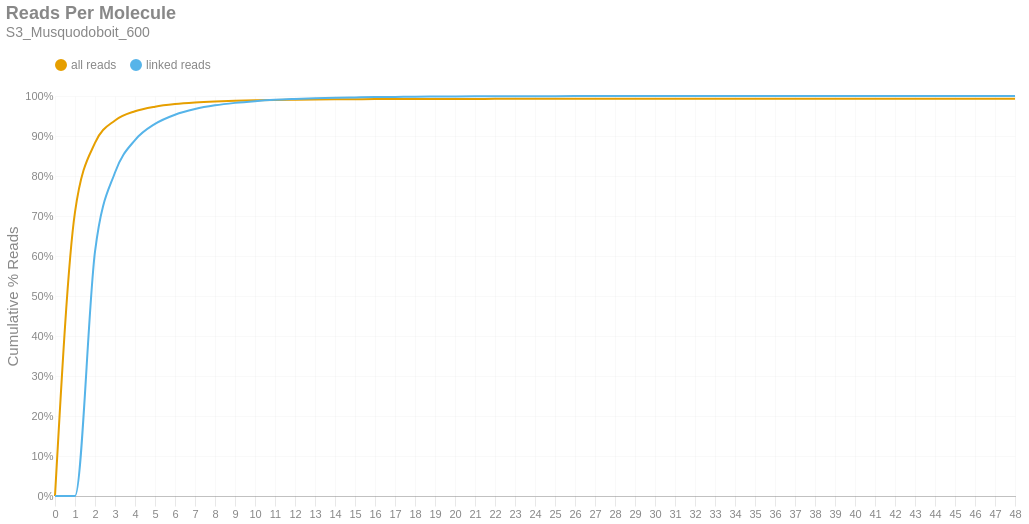

Notebook source saved alongside this figure:
### Markdown cell above
### Reads per Molecule
This chart shows the cumulative distribution of the number of reads per linked molecule. That is, how many alignments are associated with a unique molecule. This excludes the number of reads associated with invalid or absent linked-read barcodes. The `linked` histogram is the percentages recalculated when disregarding singletons.

### Code cell
if SKIPLR:
    print_html(f"Skipped")
else:
    counts = np.bincount(valids['reads'].cast(pl.Int64).to_numpy())
    weighted = counts * np.arange(len(counts))
    all_perc = weighted / n_reads
    linked_perc = weighted / n_linked_reads
    linked_perc[1] = 0
    binned_df = pl.DataFrame({
        'readsper': list(range(len(counts))),
        'all reads (cumsum)': np.cumsum(all_perc).tolist(),
        'linked reads (cumsum)': np.cumsum(linked_perc).tolist(),
    })

    with SafeRender(binned_df):
        (
            density_plot(binned_df, 'Reads Per Molecule', samplename, 'readspmol')
            .encode(
                x=alt.X('readsper:O', title=None).axis(labelAngle=0).scale(padding=0),
                y=alt.Y('value:Q', title='Cumulative % Reads').axis(format='%').stack(False),
                color=alt.Color("key:N").scale(domain=["all reads", "linked reads"]),
                tooltip=[
                    alt.Tooltip("key:N", title="Data Type"),
                    alt.Tooltip("readsper:O", title="Reads Per Molecule"),
                    alt.Tooltip("value:Q", format=".2%", title="% Reads (Cum.)")
                ]            
            )
        ).display()

### Figure 1 — Vega-Lite specification as saved in the notebook (floating-point values rounded to 4 significant figures)
{"width": "container", "height": 400, "config": {"title": {"anchor": "start", "dy": -15, "fontSize": 18, "color": "#888888", "subtitleColor": "#888888", "subtitleFontSize": 14}, "arc": {"fill": "#0072B2"}, "axis": {"domainColor": "#888888", "domainWidth": 0.5, "gridWidth": 0.2, "grid": false, "titleFontWeight": 400, "titleFontSize": 15, "labelFontSize": 11, "labelColor": "#888888", "tickColor": "#888888", "tickWidth": 0.2, "titleColor": "#888888"}, "axisBand": {"grid": false}, "axisX": {"grid": true, "tickSize": 10, "domainCap": "round"}, "axisY": {"domain": false, "grid": true, "tickSize": 0, "domainCap": "round"}, "background": "transparent", "header": {"labelFontSize": 15, "labelColor": "#888888", "titleFontSize": 15, "titleFontWeight": 600, "titleColor": "#888888"}, "legend": {"labelFont": "sans-serif", "labelFontSize": 12, "labelColor": "#888888", "symbolSize": 100, "symbolType": "circle", "titleFontSize": 12, "titlePadding": 10, "titleColor": "#888888", "title": null, "orient": "top"}, "range": {"category": ["#E69F00", "#56B4E9", "#009E73", "#F0E442", "#0072B2", "#D55E00", "#CC79A7", "#000000"], "diverging": ["#cfe8f3", "#a2d4ec", "#73bfe2", "#46abdb", "#1696d2", "#12719e"]}, "area": {"fill": "#0072B2", "fillOpacity": 0.7, "line": true, "strokeOpacity": 0.7}, "line": {"color": "#0072B2", "stroke": "#0072B2", "strokeWidth": 2}, "trail": {"color": "#0072B2", "stroke": "#0072B2", "strokeWidth": 0, "size": 1}, "point": {"filled": true, "fillOpacity": 1.0, "size": 95}, "text": {"color": "#888888", "fontSize": 11, "align": "right", "fontWeight": 400, "size": 11}, "bar": {"fill": "#0072B2", "stroke": null}, "view": {"stroke": null, "continuousWidth": 660, "continuousHeight": 400}}, "data": {"name": "data-3bc4b40fab6b9d7f0fe5c86d7dacce82"}, "mark": {"type": "line", "interpolate": "monotone", "point": {"opacity": 0, "size": 275}}, "encoding": {"color": {"field": "key", "scale": {"domain": ["all reads", "linked reads"]}, "type": "nominal"}, "tooltip": [{"field": "key", "title": "Data Type", "type": "nominal"}, {"field": "readsper", "title": "Reads Per Molecule", "type": "ordinal"}, {"field": "value", "format": ".2%", "title": "% Reads (Cum.)", "type": "quantitative"}], "x": {"axis": {"labelAngle": 0}, "field": "readsper", "scale": {"padding": 0}, "title": null, "type": "ordinal"}, "y": {"axis": {"format": "%"}, "field": "value", "stack": false, "title": "Cumulative % Reads", "type": "quantitative"}}, "params": [{"name": "param_c36ac31b6afebe62", "select": {"type": "point", "fields": ["key"]}, "bind": "legend"}], "title": {"text": "Reads Per Molecule", "subtitle": "S3_Musquodoboit_600"}, "transform": [{"fold": ["all reads (cumsum)", "linked reads (cumsum)"]}, {"calculate": "replace(datum.key, ' (cumsum)', '')", "as": "key"}, {"filter": {"param": "param_c36ac31b6afebe62"}}], "usermeta": {"embedOptions": {"downloadFileName": "S3_Musquodoboit_600.readspmol"}}, "$schema": "https://vega.github.io/schema/vega-lite/v6.1.0.json", "datasets": {"data-3bc4b40fab6b9d7f0fe5c86d7dacce82": [{"readsper": 0, "all reads (cumsum)": 0.0, "linked reads (cumsum)": 0.0}, {"readsper": 1, "all reads (cumsum)": 0.7096, "linked reads (cumsum)": 0.0}, {"readsper": 2, "all reads (cumsum)": 0.8827, "linked reads (cumsum)": 0.6107}, {"readsper": 3, "all reads (cumsum)": 0.9388, "linked reads (cumsum)": 0.8087}, {"readsper": 4, "all reads (cumsum)": 0.9618, "linked reads (cumsum)": 0.8898}, {"readsper": 5, "all reads (cumsum)": 0.9733, "linked reads (cumsum)": 0.9302}, {"readsper": 6, "all reads (cumsum)": 0.9798, "linked reads (cumsum)": 0.9533}, {"readsper": 7, "all reads (cumsum)": 0.9838, "linked reads (cumsum)": 0.9674}, {"readsper": 8, "all reads (cumsum)": 0.9864, "linked reads (cumsum)": 0.9766}, {"readsper": 9, "all reads (cumsum)": 0.9882, "linked reads (cumsum)": 0.9828}, {"readsper": 10, "all reads (cumsum)": 0.9894, "linked reads (cumsum)": 0.9872}, {"readsper": 11, "all reads (cumsum)": 0.9903, "linked reads (cumsum)": 0.9904}, {"readsper": 12, "all reads (cumsum)": 0.9909, "linked reads (cumsum)": 0.9925}, {"readsper": 13, "all reads (cumsum)": 0.9914, "linked reads (cumsum)": 0.9943}, {"readsper": 14, "all reads (cumsum)": 0.9918, "linked reads (cumsum)": 0.9956}, {"readsper": 15, "all reads (cumsum)": 0.992, "linked reads (cumsum)": 0.9965}, {"readsper": 16, "all reads (cumsum)": 0.9923, "linked reads (cumsum)": 0.9973}, {"readsper": 17, "all reads (cumsum)": 0.9924, "linked reads (cumsum)": 0.9978}, {"readsper": 18, "all reads (cumsum)": 0.9926, "linked reads (cumsum)": 0.9983}, {"readsper": 19, "all reads (cumsum)": 0.9927, "linked reads (cumsum)": 0.9986}, {"readsper": 20, "all reads (cumsum)": 0.9927, "linked reads (cumsum)": 0.9989}, {"readsper": 21, "all reads (cumsum)": 0.9928, "linked reads (cumsum)": 0.9991}, {"readsper": 22, "all reads (cumsum)": 0.9928, "linked reads (cumsum)": 0.9993}, {"readsper": 23, "all reads (cumsum)": 0.9929, "linked reads (cumsum)": 0.9995}, {"readsper": 24, "all reads (cumsum)": 0.9929, "linked reads (cumsum)": 0.9995}, {"readsper": 25, "all reads (cumsum)": 0.9929, "linked reads (cumsum)": 0.9996}, {"readsper": 26, "all reads (cumsum)": 0.993, "linked reads (cumsum)": 0.9997}, {"readsper": 27, "all reads (cumsum)": 0.993, "linked reads (cumsum)": 0.9997}, {"readsper": 28, "all reads (cumsum)": 0.993, "linked reads (cumsum)": 0.9998}, {"readsper": 29, "all reads (cumsum)": 0.993, "linked reads (cumsum)": 0.9999}, {"readsper": 30, "all reads (cumsum)": 0.993, "linked reads (cumsum)": 0.9999}, {"readsper": 31, "all reads (cumsum)": 0.993, "linked reads (cumsum)": 0.9999}, {"readsper": 32, "all reads (cumsum)": 0.993, "linked reads (cumsum)": 0.9999}, {"readsper": 33, "all reads (cumsum)": 0.993, "linked reads (cumsum)": 0.9999}, {"readsper": 34, "all reads (cumsum)": 0.993, "linked reads (cumsum)": 1.0}, {"readsper": 35, "all reads (cumsum)": 0.993, "linked reads (cumsum)": 1.0}, {"readsper": 36, "all reads (cumsum)": 0.993, "linked reads (cumsum)": 1.0}, {"readsper": 37, "all reads (cumsum)": 0.993, "linked reads (cumsum)": 1.0}, {"readsper": 38, "all reads (cumsum)": 0.993, "linked reads (cumsum)": 1.0}, {"readsper": 39, "all reads (cumsum)": 0.993, "linked reads (cumsum)": 1.0}, {"readsper": 40, "all reads (cumsum)": 0.993, "linked reads (cumsum)": 1.0}, {"readsper": 41, "all reads (cumsum)": 0.993, "linked reads (cumsum)": 1.0}, {"readsper": 42, "all reads (cumsum)": 0.993, "linked reads (cumsum)": 1.0}, {"readsper": 43, "all reads (cumsum)": 0.993, "linked reads (cumsum)": 1.0}, {"readsper": 44, "all reads (cumsum)": 0.993, "linked reads (cumsum)": 1.0}, {"readsper": 45, "all reads (cumsum)": 0.993, "linked reads (cumsum)": 1.0}, {"readsper": 46, "all reads (cumsum)": 0.993, "linked reads (cumsum)": 1.0}, {"readsper": 47, "all reads (cumsum)": 0.993, "linked reads (cumsum)": 1.0}, {"readsper": 48, "all reads (cumsum)": 0.993, "linked reads (cumsum)": 1.0}]}}
